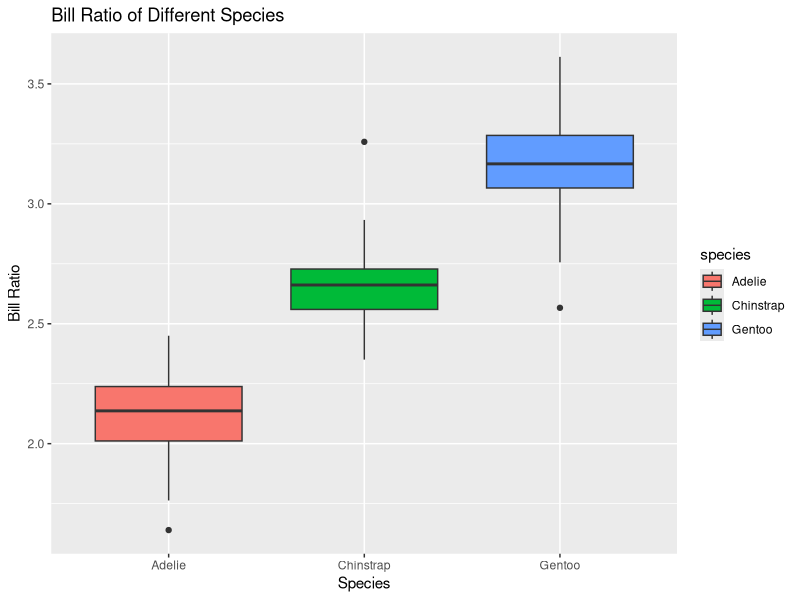
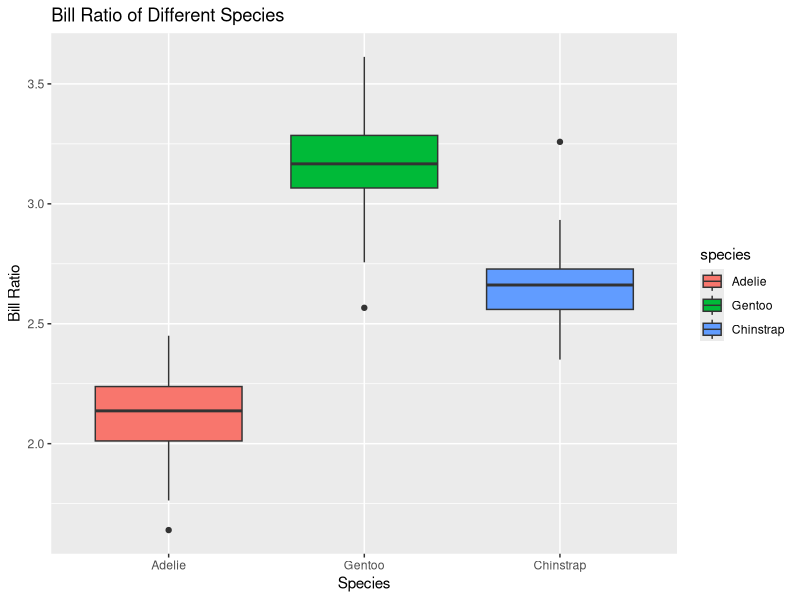
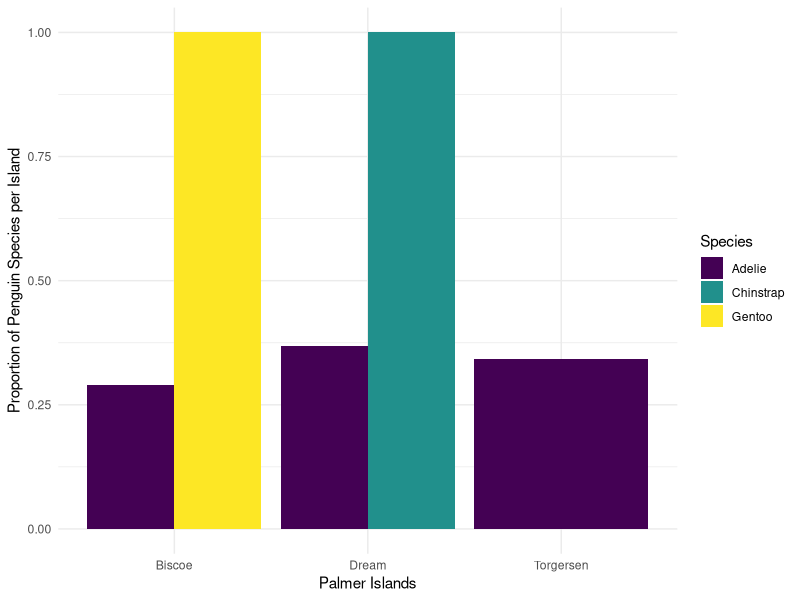

Here is the R script that generated these plots, in order:
## ---- chunk 1
#| label: setup
#| include: false

library(tidyverse)
library(palmerpenguins)
data(penguins)
## loaded the tidyverse package, palmerpenguins package and read in the data
## ---- chunk 2
#| label: converting
penguins |>
  mutate(body_mass_kg = body_mass_g / 1000)
## created a new label and ran the given code
## ---- chunk 3
#| label: removing-missing-values
penguins |> 
  drop_na() #if we leave it blank it will remove any row with an NA
# created a new label and ran the given code
## ---- chunk 4
#| label: removing-sex
penguins |> 
  drop_na(sex) #adding a variable, removes rows with NA just for that variable
# created a new label and ran the code
## ---- chunk 5
#| label: creating-new-variable
penguins|>
  mutate(bill_ratio = bill_length_mm/bill_depth_mm)
## created a label and a new varibale called bill_ratio
## ---- chunk 6
penguins |>
  mutate(bill_ratio = bill_length_mm/bill_depth_mm) |>
  ggplot(aes(x = species,
                   y = bill_ratio,
                   fill = species)) + 
  geom_boxplot() +
  labs(title = "Bill Ratio of Different Species", 
       x = "Species",
       y = "Bill Ratio") + 
  theme_classic() +
  theme_gray()
## created a label and a boxplot that corresponds with the previously mutated code
## ---- chunk 7
#| label: converting-variables
penguins |>
  mutate(bill_ratio = bill_length_mm/bill_depth_mm,
         body_mass_kg = body_mass_g/1000,
         flipper_length_m = flipper_length_mm/1000)
## created new label and filled in the blanks based on the promt
## ---- chunk 8
#| label: rearranging-names
library(forcats)
penguins |> 
  mutate(species = 
           fct_relevel(species, "Adelie", "Gentoo", "Chinstrap"),
         bill_ratio = bill_length_mm/bill_depth_mm) |> 
  ggplot(aes(x = species,
                   y = bill_ratio,
                   fill = species)) + 
  geom_boxplot() +
  labs(title = "Bill Ratio of Different Species", 
       x = "Species",
       y = "Bill Ratio") + 
  theme_classic() +
  theme_gray()
## created label and recreated the boxplot from the previous code with the new changes. Some difference are that the colors change based on positions and the names are rearranged.
## ---- chunk 9
penguins |>
  group_by(species) |>
  summarize(mass_mean = mean(body_mass_g, na.rm = TRUE),
            mass_sd = sd(body_mass_g, na.rm = TRUE))
## ---- chunk 10
#| label: group-by
penguins |> 
  mutate(body_mass_kg = body_mass_g/1000) |> 
  group_by(species, sex) |> 
  summarize(body_mass_mean = mean(body_mass_kg, na.rm = TRUE),
            bosy_mass_sd = sd(body_mass_kg, na.rm = TRUE))
## created a label and followed the prompt. Using the previous code as a guideline to find the mean and sd of body mass.
## ---- chunk 11
#| label: summary-table
penguins |>
filter(species == "Chinstrap") |>
  group_by(island) |>
  summarize(flip_max = max(flipper_length_mm, na.rm = TRUE), 
            flipper_min = min(flipper_length_mm, na.rm = TRUE))
## created a label, and followed the prompt as close as possible, used the previous code as a guideline
## ---- chunk 12
#| label: combining-functions
penguins |>
  mutate(bill_ratio = bill_length_mm/ bill_depth_mm) |>
  select(species, bill_ratio) |>
  group_by(species) |>
  summarise(bill_ratio_mean = mean(bill_ratio, na.rm = TRUE))
## added a new label, and followed the prompt as best as possible, combined multiple functions in order to create a table of specific details
## ---- chunk 13
penguins |>
  group_by(species) |>
  summarize(bill_length_mean = mean(bill_length_mm, na.rm = TRUE),
            bill_depth_mean = mean(bill_depth_mm, na.rm = TRUE),
            flipper_length_mean = mean(flipper_length_mm, na.rm = TRUE))
## ---- chunk 14
penguins |>
  group_by(species) |>
  summarize(across(ends_with("mm"), 
                   .fns = mean, 
                   na.rm = TRUE))
## ---- chunk 15
penguins |>
  group_by(year) |>
  summarise(across(starts_with("bill"), 
                   .fns = max, 
                   na.rm = TRUE, 
                   .names = "max_{.col}"))
## ---- chunk 16
penguins |>
  group_by(year) |>
  summarise(across(starts_with("bill"), 
                   .fns = max, 
                   na.rm = TRUE, 
                   .names = "{.col}_max"))
## ---- chunk 17
penguins |>
  group_by(species) |>
  summarize(across(contains("length"),
                   list(avg = mean, stdev = sd),
                   na.rm = TRUE,
                   .names = "{.fn}_{.col}"))
## ---- chunk 18
#| label: across-function
penguins |>
  group_by(island) |>
  summarize(across(contains("mm")))
## ---- chunk 19

## ---- chunk 20
penguins |>
  group_by(species) |>
  summarize(n = n())
## ---- chunk 21
penguins |>
  count(species)
## ---- chunk 22
penguins |>
  count(species, year)
## ---- chunk 23
penguins |> 
  count(species, island) |> #comment
  group_by(species) |> #comment 
  mutate(total = sum(n),  #comment
         prop = n/total) |>  #comment
  ggplot(aes(x = island, y = prop, fill = species)) + #comment
  geom_col(position = position_dodge()) + #comment
  scale_fill_viridis_d() + #comment
  labs(x = "Palmer Islands",
       y = "Proportion of Penguin Species per Island",
       fill = "Species") +
  theme_minimal()
## ---- chunk 24

## ---- chunk 25

## ---- chunk 26
penguins |>
  mutate(size_bin = case_when(
      body_mass_g > 4500 ~ "large",
      body_mass_g > 3000 & body_mass_g <= 4500 ~ "medium",
      body_mass_g <= 3000 ~ "small"
    )
  )
## ---- chunk 27
penguins |>
  select(species, year, flipper_length_mm) |>  #comment
  rename(study_year = year) |>   #comment
  filter(species == "Adelie") |>  #comment
  mutate(flipper_rank = case_when(   #comment
    flipper_length_mm < 200 ~ 1,   #comment
    flipper_length_mm >= 200 ~ 2,  #comment
    TRUE ~ 0 # 0 for anything else
  ))
## ---- chunk 28

## ---- chunk 29

